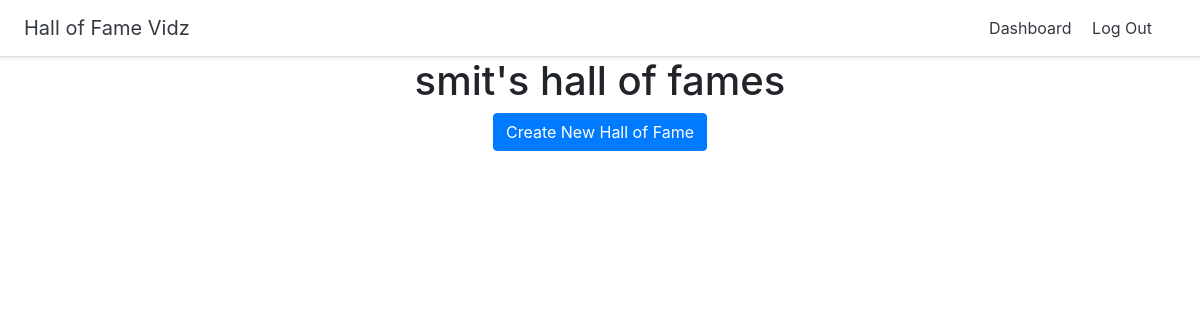
The page /dashboard (signed in) on the database as committed earlier.
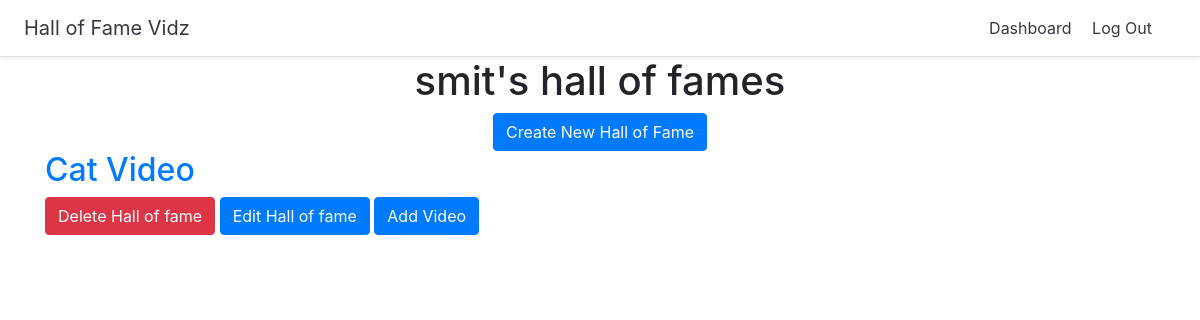
The same page on the database as committed later.
### halls/models.py (models this page shows)
class Hall(models.Model):
    title = models.CharField(max_length=255)
    user = models.ForeignKey(User, on_delete=models.CASCADE)

### halls/views.py (the view)
# urls.py: path('dashboard',views.dashboard, name='dashboard'),
@login_required
def dashboard(request):
    halls = Hall.objects.filter(user=request.user)
    return render(request, 'halls/dashboard.html', {'halls':halls})

### halls/templates/halls/dashboard.html (shortened to what this page needs)
{% extends 'halls/base.html' %}
{% block content %}
<div class="container">
  <div class="text-center">
    <h1>{{ user.username }}'s hall of fames</h1>
    <a href="{% url 'create_hall' %}" class="btn btn-primary">Create New Hall of Fame</a>
  </div>
    {% for hall in halls %}
<h2><a href="{% url 'detail_hall' hall.id %}">{{ hall.title }}</a></h2>
<a href="{% url 'delete_hall' hall.id %}" class="btn btn-danger">Delete Hall of fame</a>
<a href="{% url 'update_hall' hall.id %}" class="btn btn-primary">Edit Hall of fame</a>
<a href="{% url 'add_video' hall.id %}" class="btn btn-primary">Add Video</a>
    {% endfor %}
</div>
{% endblock %}

Rows that differ between the two databases and show on the page:
added Hall: title "Cat Video"
